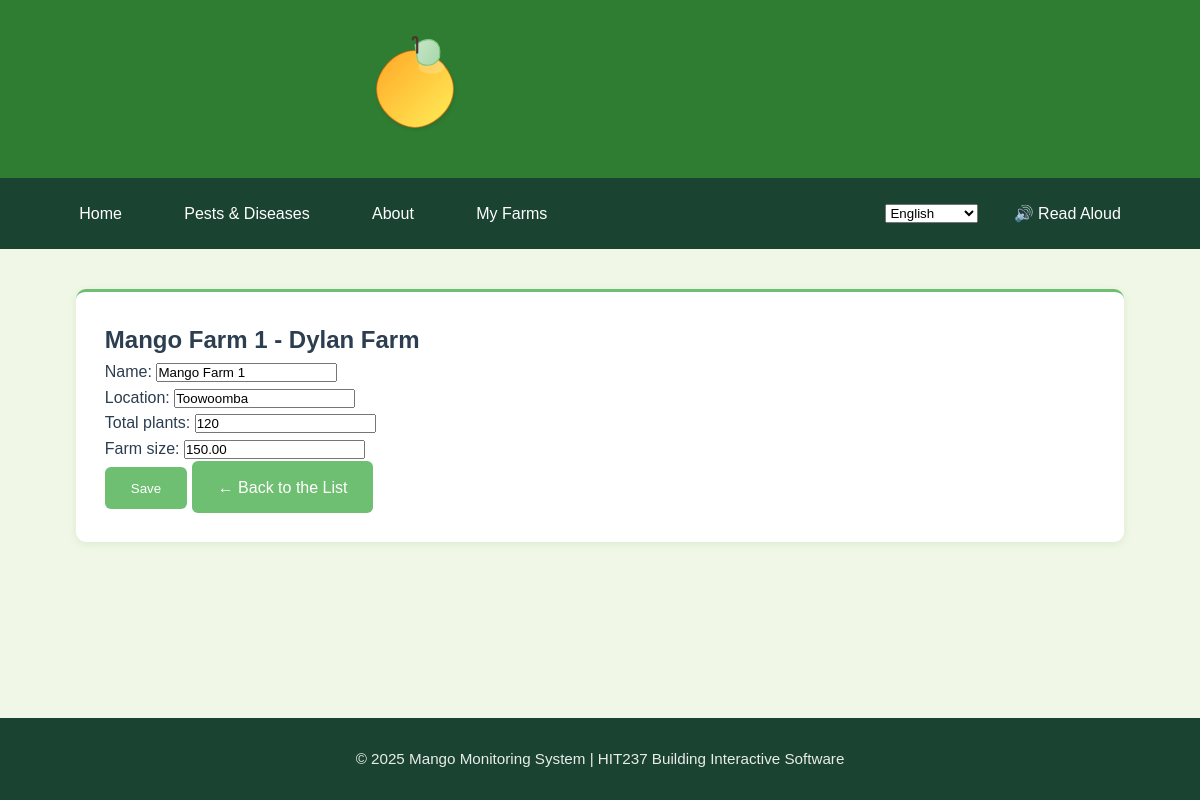
Screenshot of /myfarms/farms/16/update/ (signed in) with the database file from the repository.
### App2/models.py (models this page shows, shortened)
class Farm(models.Model):
    name = models.CharField(max_length=100)
    location = models.CharField(max_length=150)
    owner = models.ForeignKey(User, on_delete=models.CASCADE, related_name="farms")
    total_plants = models.IntegerField(validators=[MinValueValidator(1)], help_text="Total number of mango plants on the property")
    farm_size = models.DecimalField(max_digits=10, decimal_places=2, help_text="Farm size in hectares")
    stocking_rate = models.DecimalField(max_digits=10, decimal_places=2, help_text="Plants per hectare", editable=False)
    created_at = models.DateTimeField(auto_now_add=True)
    updated_at = models.DateTimeField(auto_now=True)
    def __str__(self):
        return f"{self.name} - {self.owner.username}"
    class Meta:
        ordering = ['name']

### App2/views.py (the view)
# urls.py: path('farms/<int:pk>/update/', views.FarmUpdateView.as_view(), name='farm-update'),
class FarmUpdateView(LoginRequiredMixin, OwnerMixin, UpdateView):
    model = Farm
    form_class = FarmForm
    template_name = 'app2/farm_form.html'
    success_url = reverse_lazy('App2:profile')

### App2/forms.py
class FarmForm(forms.ModelForm):
    class Meta:
        model = Farm
        fields = ['name', 'location', 'total_plants', 'farm_size']
        widgets = {
            'name': forms.TextInput(attrs={'class': 'form-control'}),
            'location': forms.TextInput(attrs={'class': 'form-control'}),
            'total_plants': forms.NumberInput(attrs={'class': 'form-control', 'min': '1'}),
            'farm_size': forms.NumberInput(attrs={'class': 'form-control', 'step': '0.01', 'min': '0.01'}),
        }

### App2/views.py (called while the page is built)
    def test_func(self):
        if self.request.user.is_superuser:
            return True
        obj = self.get_object()
        if hasattr(obj, 'owner'):
            return obj.owner == self.request.user
        elif hasattr(obj, 'farm'):
            return obj.farm.owner == self.request.user
        return False

### App2/templates/App2/farm_form.html (shortened to what this page needs)
{% extends 'app2/base.html' %}
{% block content %}
<div class="card shadow-sm p-3">
<div class="form-card">
    <h2>{{ view.object|default:'Create' }} Farm</h2>
    <form method="post">
        {% for field in form %}
            <div class="form-group">
                <label>{{ field.label_tag }}</label>
                {{ field }}
            </div>
        {% endfor %}
        <div class="mt-3 d-flex gap-2">
            <button type="submit" class="btn btn-success">Save</button>
            <a href="{% url 'App2:farm-list' %}" class="btn btn-outline-secondary">← Back to the List</a>
        </div>
    </form>
 </div>
</div>
{% endblock %}

### App1/static/css/base.css (style rules this page uses)
:root { --primary-green: #2E7D32; --secondary-green: #6FBF73; --accent-green: #A2C523; --light-bg: #F0F7E6; --card-bg: #FFFFFF; --text-dark: #2C3E50; --text-light: #5D6D7E; --shadow-sm: 0 2px 8px rgba(46, 125, 50, 0.1); --shadow-md: 0 4px 12px rgba(46, 125, 50, 0.15); --border-color: #dcdcdc; }
* { margin: 0; padding: 0; box-sizing: border-box; font-family: 'Poppins', sans-serif; }
body { min-height: 100vh; display: flex; flex-direction: column; background-color: var(--light-bg); color: var(--text-dark); line-height: 1.6; }
.card { background: var(--card-bg); border-radius: 10px; box-shadow: var(--shadow-sm); padding: 1.8rem; transition: all 0.3s ease; border-top: 3px solid var(--secondary-green); }
.btn { display: inline-flex; align-items: center; gap: 0.5rem; padding: 0.7rem 1.5rem; background-color: var(--secondary-green); color: white; border-radius: 6px; text-decoration: none; font-weight: 500; transition: all 0.3s ease; border: 2px solid transparent; }

### rows the page displays
Farm: object "Mango Farm 1 - Dylan", form "Mango Farm 1" "Toowoomba" "120" "150.00"

### other values shown
{{ field.label_tag }} "Name:" "Location:" "Total plants:" "Farm size:"
